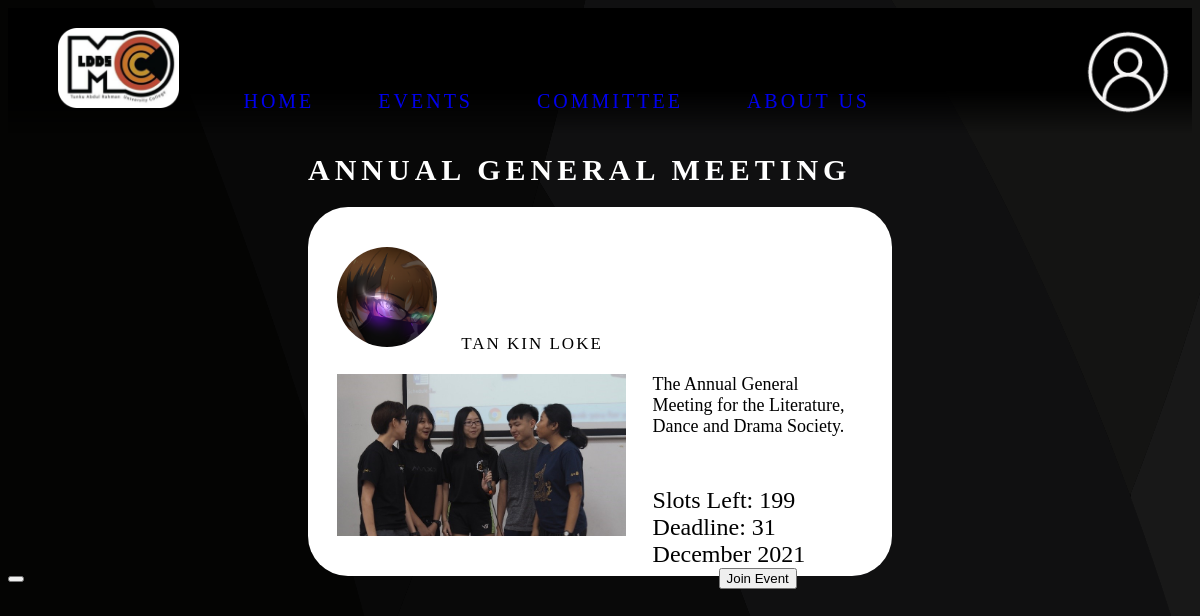
Screenshot of /event/1 with the database file from the repository.
### tables this page shows
CREATE TABLE `event` (
  `id` int(11) NOT NULL,
  `name` varchar(45) NOT NULL,
  `description` varchar(250) NOT NULL,
  `date` date NOT NULL,
  `start_time` time NOT NULL,
  `end_time` time NOT NULL,
  `venue` varchar(20) NOT NULL,
  `capacity` int(11) NOT NULL,
  `deadline` date NOT NULL,
  `person_in_charge` varchar(10) NOT NULL
);

CREATE TABLE `member` (
  `name` varchar(30) NOT NULL,
  `img_path` varchar(30) DEFAULT 'default.png',
  `student_id` varchar(10) NOT NULL,
  `password` varchar(65) NOT NULL,
  `ic_no` varchar(15) NOT NULL,
  `email` varchar(50) NOT NULL,
  `phone_no` varchar(12) NOT NULL,
  `faculty` varchar(5) NOT NULL,
  `course_code` varchar(3) NOT NULL,
  `permission_level` int(10) NOT NULL DEFAULT 0
);

### events/event_info.php (the view, shortened to what this page needs)
<?php
require_once('../banner.php');
if ($_SERVER['REQUEST_METHOD'] == "GET") {
    if (isset($_GET['eventID'])) {
        require_once("./../config/conn.php");
        $query = $conn->prepare("SELECT * FROM event WHERE id=?");
        $query->bind_param("s", $_GET['eventID']);
        $query->execute();
        $result = $query -> get_result();
        if ($result->num_rows == 1) {
            $eventInfo = $result->fetch_assoc();
            $query2 = $conn->prepare("SELECT COUNT(*) AS slots_taken FROM event_registration WHERE event_id=?");
            $query2->bind_param("s", $eventInfo['id']);
            $query2->execute();
            $registrationResult = $query2->get_result();
            $slotsTaken = $registrationResult->fetch_assoc()['slots_taken'];
            $query3 = $conn->prepare("SELECT COUNT(*) AS registration_no FROM event_registration WHERE event_id=? AND student_id=?");
            $query3->bind_param("ss", $eventInfo['id'], $_SESSION['student_id']);
            $query3->execute();
            $studentRegistrationResult = $query3->get_result();
            $eventJoined = ($studentRegistrationResult->fetch_assoc()['registration_no'] == 1) ? true: false;
            $query4 = $conn->prepare("SELECT * FROM member WHERE student_id=?");
            $query4->bind_param("s", $eventInfo['person_in_charge']);
            $query4->execute();
            $PIC_Result = $query4 -> get_result();
            $PIC_Info = $PIC_Result->fetch_assoc();
        }
    }
}
?>
<!DOCTYPE html>
<html lang="en">
<head>
    <link rel="stylesheet" href="https://code.getmdl.io/1.3.0/material.grey-orange.min.css" />
    <link rel="stylesheet" href="/wst-ldds/style/main.css">
    <link rel="stylesheet" href="/wst-ldds/style/events.css">
</head>
<body class="hidden-scrollbar">
    <div class="content info-content">
        <h1><?php echo $eventInfo['name'];?></h1>
        <div class="event-info">
            <div class="person-in-charge">
                <img src="/wst-ldds/profile/images/<?php echo isset($PIC_Info['img_path']) ? $PIC_Info['img_path'] : "default.png"; ?>">
                <span> <?php echo $PIC_Info['name']; ?> </span>
            </div>
            <div class="event-img">
                <img src="/wst-ldds/style/images/carousel/JLC.jpg">
            </div>
            <div class="event-details">
                <div class="desc">
                    <?php echo $eventInfo['description'];?>
                </div>
                <div class="slots-left">
                    Slots Left: <?php echo $eventInfo['capacity']-$slotsTaken;?>
                </div>
                <div class="deadline">
                    Deadline: <?php echo date("d F Y", strtotime($eventInfo['deadline']));?>
                </div>
                <div class="join-btn">
                    <button class="mdl-button mdl-js-button mdl-button--raised mdl-js-ripple-effect mdl-button--accent" id="join-btn" <?php echo ($eventJoined) ? "disabled": "";?>>
                        <?php echo ($eventJoined) ? "Joined": " Join Event";?>
                    </button>
                </div>
            </div>
        </div>
    </div>
    <div id="join-success-msg" class="mdl-js-snackbar mdl-snackbar">
        <button class="mdl-snackbar__action" type="button"></button>
    </div>
</body>
</html>

### style/main.css (style rules this page uses)
body { background: url('./images/bg.svg') fixed; background-size: cover; overflow-x: hidden; overflow-y: overlay; }
.content { padding: 0 80px; color: white; }
.content h1 { font-size: 30px; text-transform: uppercase; letter-spacing: 5px; }
.deadline { left: 0px; }

### style/events.css (style rules this page uses)
.info-content { padding: 0 300px; }
.event-info { position: relative; border-radius: 40px; color: black; background: white; padding: 40px 5%; }
.person-in-charge { padding-bottom: 20px; }
.person-in-charge > img { border-radius: 50%; width: 100px; }
.person-in-charge > span { vertical-align: middle; text-transform: uppercase; letter-spacing: 2px; padding: 0 20px; font-size: 17px; }
.event-img { display: inline-block; position: relative; width: 55%; }
.event-img > img { width: 100%; }
.event-details { float: right; width: 40%; }
.event-details > .desc { font-size: 18px; padding-bottom: 50px; }
.event-details > .slots-left, .event-details > .deadline { font-size: 24px; display: inline-block; }
.event-details > .deadline { float: right; }
.event-details > .join-btn { margin: 40px 0; text-align: center; }

### rows the page displays
event: name "ANNUAL GENERAL MEETING", description "The Annual General Meeting for the Literature, Dance and Drama Society.", deadline "31 December 2021"
member: img_path (picture), name "TAN KIN LOKE"

### other values shown
$eventInfo['capacity']-$slotsTaken "199"
